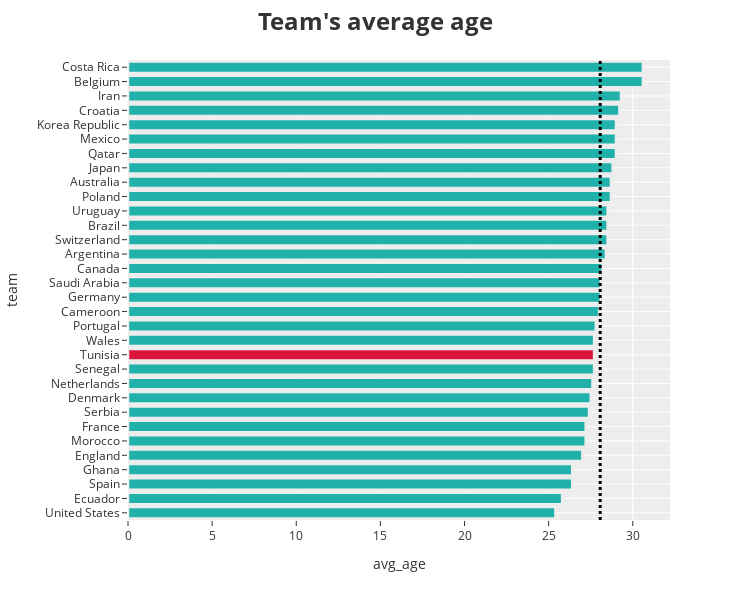

Here is the notebook cell this chart was saved with:
### Code cell
import numpy as np
import plotly.express as px

fig = px.bar(
    team_data.sort_values('avg_age', ascending=True),
    y="team", x="avg_age",
    width=750,
    height=600,
)

fig.update_layout(
    template='ggplot2',
    title_text="<b>Team's average age</b>",
    title_font=dict(size=24),
)

age_avg = np.mean(team_data['avg_age'])

fig.add_shape(
    type="line",
    line_color="black", line_width=3, opacity=1, line_dash="dot",
    y0=0, y1=1, yref="paper",
    x0=age_avg, x1=age_avg, xref="x"
)

# Make sure length of colors matches number of bars:
n_teams = team_data.shape[0]
colors = ['lightseagreen'] * n_teams
if n_teams > 11:
    colors[11] = 'crimson'   # highlight one team

fig.update_traces(
    marker_color=colors,
    marker_line_color=None,
    marker_line_width=2.5,
)

fig.show()

### Figure 1 — Plotly figure (JSON) as saved in the notebook; plotly's stock layout.template omitted (floating-point values rounded to 4 significant figures)
{"data": [{"hovertemplate": "avg_age=%{x}<br>team=%{y}<extra></extra>", "legendgroup": "", "marker": {"color": ["lightseagreen", "lightseagreen", "lightseagreen", "lightseagreen", "lightseagreen", "lightseagreen", "lightseagreen", "lightseagreen", "lightseagreen", "lightseagreen", "lightseagreen", "crimson", "lightseagreen", "lightseagreen", "lightseagreen", "lightseagreen", "lightseagreen", "lightseagreen", "lightseagreen", "lightseagreen", "lightseagreen", "lightseagreen", "lightseagreen", "lightseagreen", "lightseagreen", "lightseagreen", "lightseagreen", "lightseagreen", "lightseagreen", "lightseagreen", "lightseagreen", "lightseagreen"], "line": {"width": 2.5}, "pattern": {"shape": ""}}, "name": "", "orientation": "h", "showlegend": false, "textposition": "auto", "type": "bar", "x": [25.4, 25.8, 26.4, 26.4, 27.0, 27.2, 27.2, 27.4, 27.5, 27.6, 27.7, 27.7, 27.7, 27.8, 28.0, 28.1, 28.1, 28.2, 28.4, 28.5, 28.5, 28.5, 28.7, 28.7, 28.8, 29.0, 29.0, 29.0, 29.2, 29.3, 30.6, 30.6], "xaxis": "x", "y": ["United States", "Ecuador", "Spain", "Ghana", "England", "Morocco", "France", "Serbia", "Denmark", "Netherlands", "Senegal", "Tunisia", "Wales", "Portugal", "Cameroon", "Germany", "Saudi Arabia", "Canada", "Argentina", "Switzerland", "Brazil", "Uruguay", "Poland", "Australia", "Japan", "Qatar", "Mexico", "Korea Republic", "Croatia", "Iran", "Belgium", "Costa Rica"], "yaxis": "y"}], "layout": {"barmode": "relative", "height": 600, "legend": {"tracegroupgap": 0}, "margin": {"t": 60}, "shapes": [{"line": {"color": "black", "dash": "dot", "width": 3}, "opacity": 1, "type": "line", "x0": 28.06, "x1": 28.06, "xref": "x", "y0": 0, "y1": 1, "yref": "paper"}], "title": {"font": {"size": 24}, "text": "<b>Team's average age</b>"}, "width": 750, "xaxis": {"anchor": "y", "domain": [0, 1], "title": {"text": "avg_age"}}, "yaxis": {"anchor": "x", "domain": [0, 1], "title": {"text": "team"}}}}
